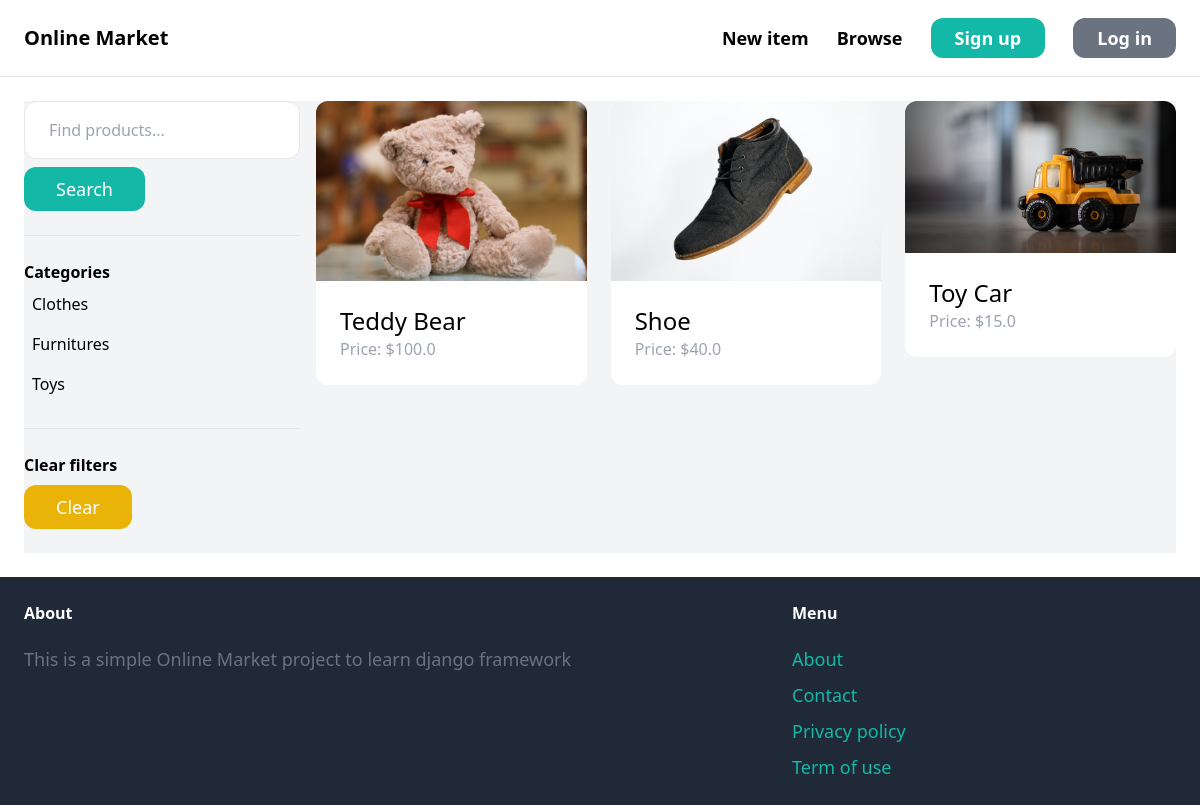
Page /items/ on the earlier database version.
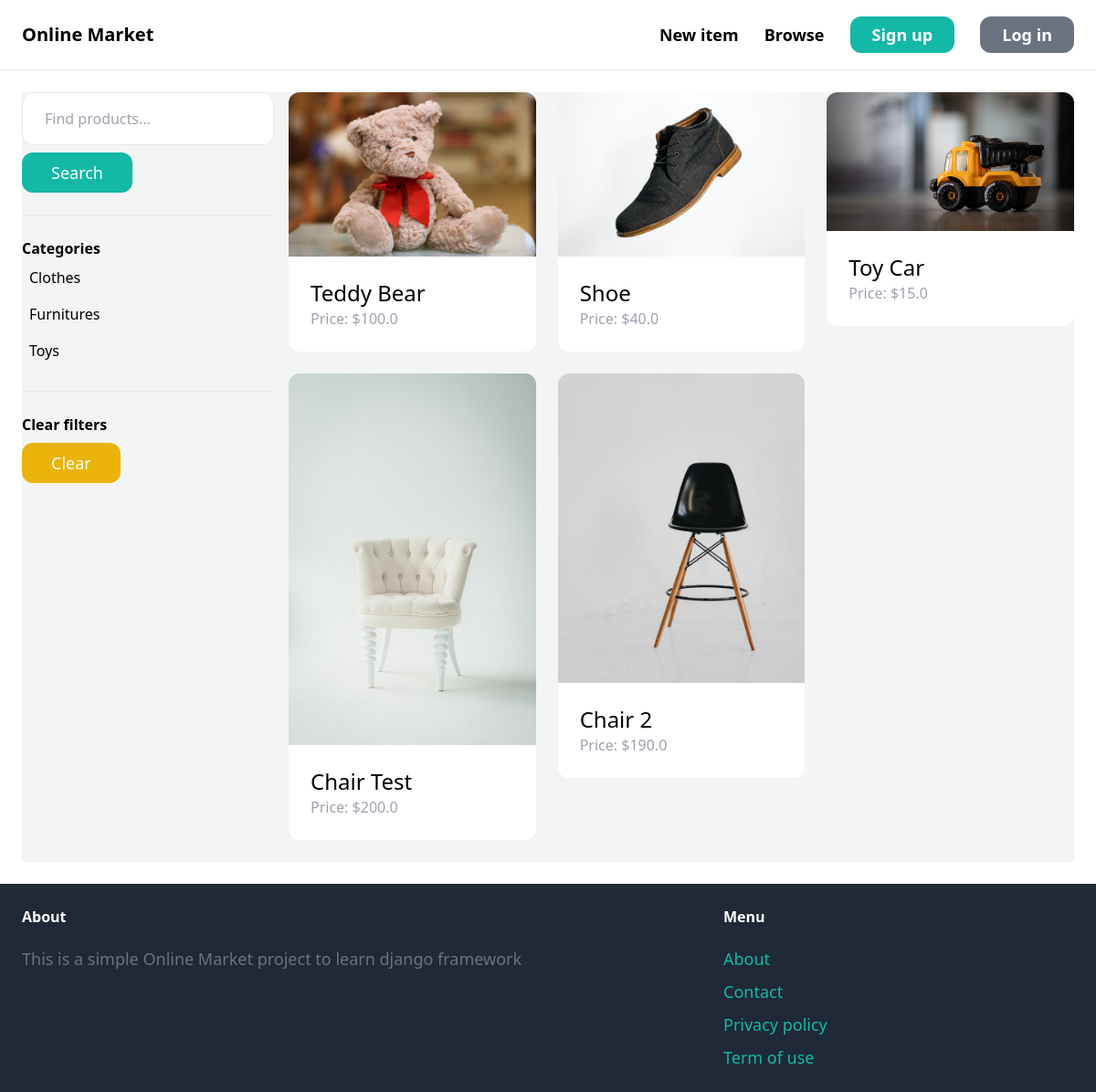
Same page on the later database version.
### item/models.py (models this page shows, shortened)
class Category(models.Model):
    name = models.CharField(max_length=255)
    class Meta:
        ordering = ('name',)
        verbose_name_plural='Categories'#changes 'categorys'to'categories'

class Item(models.Model):
    category = models.ForeignKey(Category, related_name='items', on_delete=models.CASCADE)
    name = models.CharField(max_length=255)
    description = models.TextField(blank=True, null=True)
    price = models.FloatField()
    image = models.ImageField(upload_to='item_images',blank=True,null=True)
    is_sold = models.BooleanField(default=False)
    created_by = models.ForeignKey(User,related_name='items', on_delete=models.CASCADE)
    created_at = models.DateTimeField(auto_now_add=True)

### item/views.py (the view)
# urls.py: path('', views.items, name='items-search'),
def items(request):
    query = request.GET.get('Query', '')
    category_id = request.GET.get('category', 0)
    categories = Category.objects.all()
    items = Item.objects.filter(is_sold=False)
    if category_id:
        items = items.filter(category_id=category_id)
    if query:
        items = items.filter(Q(name__icontains=query) | Q(description__icontains=query))
    return render(request, 'item/items.html',{
        'items_search':items,
        's_query': query,   #this 's_query' is needed in value of input tag  so that the query searched won't get deleted after hitting search
        'category':categories,
        'category_id': int(category_id),
    })

### item/templates/item/items.html (shortened to what this page needs)
{% extends 'core/base.html' %}
{% block content %}
    <div class="pb-6 grid grid-cols-4 gap-4 bg-gray-100">
        <div class="col-span-1">
            <form action="{% url 'item:items-search' %}" method="get">
                <input type="text" name="Query" class="w-full py-4 px-6 border rounded-xl" value="{{ s_query }}" placeholder="Find products...">
                <button class="mt-2 py-2 px-8 text-lg bg-teal-500 text-white rounded-xl">Search</button>
            </form>
            <hr class="my-6">
            <p class="font-semibold">Categories</p>
            <ul>
                {% for category in category %}
                    <li class="py-2 px-2 rounded-xl{% if category.id == category_id %} bg-gray-200{% endif %}">
                        <a href="{% url 'item:items-search' %}?query={{ query }}&category={{ category.id }}">{{ category.name }}</a>
                    </li>
                {% endfor %}
            </ul>
            <hr class="my-6">
            <p class="font-semibold">Clear filters</p>
            <ul>
                <li><a href="{% url 'item:items-search' %}" class="mt-2 py-2 px-8 inline-block bg-yellow-500 text-lg rounded-xl text-white">Clear</a>
                </li>
            </ul>
        </div>
        <div class="col-span-3">
            <div class="grid grid-cols-3 gap-6">
                {% for sitem in items_search %}
                <div>
                    <a href="{% url 'item:product-detail' sitem.id %}">
                        <div>
                            <img src="{{ sitem.image.url }}" alt="image" class="rounded-t-xl">
                        </div>
                        <div class="p-6 bg-white rounded-b-xl">
                            <h2 class="text-2xl">{{ sitem.name }}</h2>
                            <p class="text-gray-400">Price: ${{ sitem.price }}</p>
                        </div>
                    </a>
                </div>
                {% endfor %}
            </div>
        </div>
    </div>
{% endblock %}

Differences in the rows shown:
added Item: image (picture), name "Chair Test", price "200.0"
added Item: image (picture), name "Chair 2", price "190.0"
